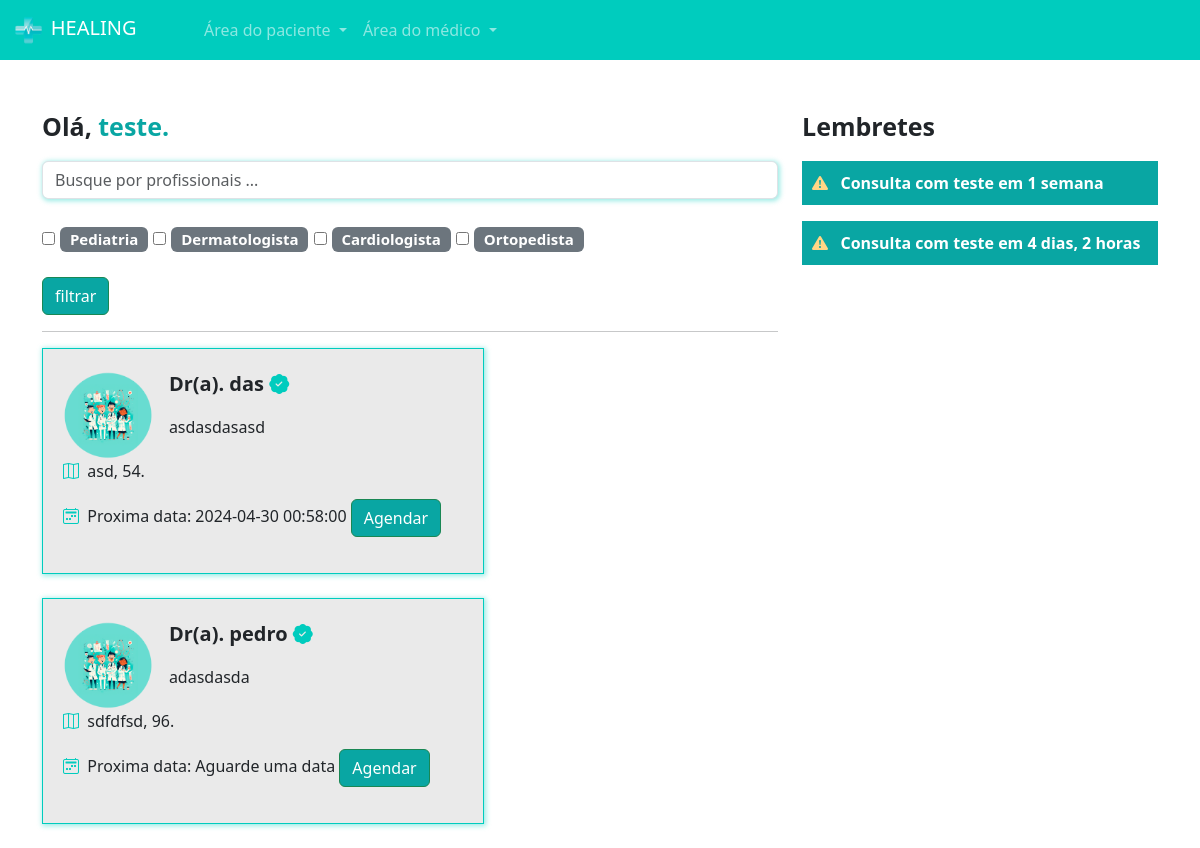
The app's page /pacientes/home/ (signed in) with its own data.
### medico/models.py (models this page shows, shortened)
class Especialidades(models.Model):
    especialidade = models.CharField(max_length= 100)

class DadosMedico(models.Model):
    crm = models.CharField(max_length=30)
    nome = models.CharField(max_length=100)
    cep = models.CharField(max_length=15)
    rua = models.CharField(max_length=100)
    bairro = models.CharField(max_length=100)
    numero = models.IntegerField()
    rg = models.ImageField(upload_to="rgs")
    cedula_identidade_medica = models.ImageField(upload_to='cim')
    foto = models.ImageField(upload_to="fotos_perfil")
    user = models.ForeignKey(User, on_delete=models.DO_NOTHING)
    descricao = models.TextField(null=True, blank=True)
    especialidade = models.ForeignKey(Especialidades, on_delete=models.DO_NOTHING, null=True, blank=True)
    valor_consulta = models.FloatField(default=100)
    @property
    def proxima_data(self):
        proxima_data = DatasAbertas.objects.filter(user= self.user).filter(data__gt=datetime.now()).filter(agendado= False).order_by('data').first
        return proxima_data

class DatasAbertas(models.Model):
    data = models.DateTimeField()
    user = models.ForeignKey(User, on_delete= models.DO_NOTHING,)
    agendado= models.BooleanField(default=False)
    def __str__(self):
        return str(self.data)

### paciente/models.py (models this page shows, shortened)
class Consulta(models.Model):
    status_choices = (
        ('A','Agendada'),
        ('F', 'Finalizada'),
        ('C', 'Cancelada'),
        ('I', 'Iniciada')
    )
    paciente = models.ForeignKey(User, on_delete= models.DO_NOTHING)
    data_aberta = models.ForeignKey(DatasAbertas, on_delete= models.DO_NOTHING)
    status = models.CharField(max_length=1, choices=status_choices, default= 'A')
    link = models.URLField(null= True,blank=True)

### paciente/views.py (the view)
# urls.py: 2. Add a URL to urlpatterns:  path('', views.home, name='home')
def home(request):
    if request.method == 'GET':
        medico_filtrar = request.GET.get('medico')
        especialidades_filtrar = request.GET.getlist('especialidades')
        medicos = DadosMedico.objects.all()
        hoje = datetime.now().date()
        proximas_consultas = Consulta.objects.filter(paciente=request.user).filter(data_aberta__data__gte= hoje + timedelta(days=1))
        if medico_filtrar:
            medicos = medicos.filter(nome__icontains=medico_filtrar)
        if especialidades_filtrar:
            medicos = medicos.filter(especialidade_id__in=especialidades_filtrar)
        especialidades = Especialidades.objects.all
        return render(request, 'home.html', {'medicos': medicos, 'especialidades': especialidades,'proximas_consultas': proximas_consultas,'hoje':hoje,'is_medico':is_medico(request.user)})

### medico/models.py (called while the page is built)
def is_medico(user):
    return DadosMedico.objects.filter(user=user).exists()

### paciente/templates/home.html
{% extends "base.html" %}
{% load static %}
{% block 'head' %}
<link rel="stylesheet" href="{% static 'medicos/css/abrir_horario.css' %}" />
<link rel="stylesheet" href="{% static 'usuarios/css/usuarios.css' %}" />
<link rel="stylesheet" href="{% static 'medicos/css/cadastro_medico.css' %}" />
<link rel="stylesheet" href="{% static 'pacientes/css/home.css' %}" />
<link
  rel="stylesheet"
  href="https://cdn.jsdelivr.net/npm/bootstrap-icons@1.11.3/font/bootstrap-icons.min.css"
/>
{% endblock 'head' %}
{% block 'body' %}
{% include "partials/navbar.html" %}
<br /><br />
<div class="container">
  <div class="row">
    <div class="col-md-8">
      <p style="font-size: 25px" class="p-bold">
        Olá, <span class="color-dark">{{request.user.username}}.</span>
      </p>
      <form action="{% url 'home' %}" post="GET">
        <input
          type="text"
          class="form-control shadow-main-color"
          placeholder="Busque por profissionais ..."
          name="medico"
        />
        <br />
        <div class="especialidades">
        {% for especialidade in especialidades %}
          <input type="checkbox" name="especialidades" value="{{especialidade.id}}" />
            <span class="badge bg-secondary">
                 {{especialidade.especialidade}}
            </span>
        {% endfor %}
        </div>
        <br />
        <input
          type="submit"
          value="filtrar"
          class="btn btn-success btn-dark-color"
        />
      </form>
      <hr />
      <div class="list-medicos">
        {% for i in medicos %}
        <div class="card-medicos shadow-main-color">
          <div class="row">
            <div class="col-md-3">
              <img src="{{i.foto.url}}" class="foto-perfil-card" alt="" />
            </div>
            <div class="col-md">
              <p style="font-size: 20px" class="p-bold">
                Dr(a). {{i.nome}}
                <i class="bi bi-patch-check-fill icon-main"></i>
              </p>
              <p>{{i.descricao}}</p>
            </div>
          </div>
          <p><i class="bi bi-map icon-main"></i>&nbsp&nbsp{{i.rua}}, {{i.numero}}.</p>
          <p>
            <i class="bi bi-calendar2-week icon-main"></i>&nbsp&nbspProxima
            data: {% if i.proxima_data%}
                    {{i.proxima_data}}
                  {% else %}
                    Aguarde uma data
                  {%endif%}
            <a href="{% url 'escolher_horario' i.id %}" class="btn btn-success btn-dark-color">Agendar</a>
          </p>
        </div>
        <br />
        {% endfor %}
      </div>
    </div>
    <div class="col-md-4">
      <p style="font-size: 25px" class="p-bold">Lembretes</p>
      {%for proxima_consulta in proximas_consultas %}
      <p class="bg-main-lembrete">
        <span class="p-bold"
          ><i class="bi bi-exclamation-triangle-fill icon-differential"></i
          >&nbsp&nbsp Consulta com {{proxima_consulta.data_aberta.user}} em
          {% with dias_restantes=proxima_consulta.data_aberta.data.date|timeuntil %}
            {{ dias_restantes}}
          {% endwith %}
          </span
        >
      </p>
      {% endfor %}
    </div>
  </div>
</div>
{% endblock 'body' %}

### templates/base.html (shortened to what this page needs)
{% load static %}
<!DOCTYPE html>
<html lang="en">
  <head>
    <link rel="stylesheet" href="{% static 'geral/css/base.css'%}">
    <link
      href="https://cdn.jsdelivr.net/npm/bootstrap@5.3.3/dist/css/bootstrap.min.css"
      rel="stylesheet"
    />
    {% block 'head' %}{% endblock 'head' %}
  </head>
  <body>
    {% block 'body' %}{% endblock 'body' %}
  </body>
</html>

### templates/partials/navbar.html (shortened to what this page needs)
{% load static %}
<nav class="navbar navbar-expand-lg navbar-dark bg-color-dark">
  <div class="container-fluid">
    <a class="navbar-brand" href="#"
      ><img
        src="{% static 'geral/img/logo.png' %}"
        width="20%"
        alt=""
      />&nbspHEALING</a
    >
    <div class="collapse navbar-collapse" id="navbarNav">
      <ul class="navbar-nav">
        <li class="nav-item dropdown">
          <a
            class="nav-link dropdown-toggle"
            href="#"
            id="navbarDropdownMenuLink"
            role="button"
            data-bs-toggle="dropdown"
            aria-expanded="false"
          >
            Área do paciente
          </a>
        </li>
        {% if is_medico %}
        <li class="nav-item dropdown">
          <a
            class="nav-link dropdown-toggle"
            href="#"
            id="navbarDropdownMenuLink"
            role="button"
            data-bs-toggle="dropdown"
            aria-expanded="false"
          >
            Área do médico
          </a>
        </li>
        {% else %}
        <li class="nav-item">
          <a class="nav-link" href="{% url 'cadastro_medico' %}">Sou médico</a>
        </li>
        {% endif %}
      </ul>
    </div>
  </div>
</nav>

### templates/static/geral/css/base.css (style rules this page uses)
:root { --main-color: #00ccbe; --dark-color: #09a6a3; --contrast-color: #ffd686; }
.bg-color-dark { background-color: var(--main-color); }
.p-bold { font-weight: bold; }
.color-dark { color: var(--dark-color); }

### templates/static/usuarios/css/usuarios.css (style rules this page uses)
.btn-dark-color { background-color: var(--dark-color); color: white; }

### templates/static/medicos/css/cadastro_medico.css (style rules this page uses)
.shadow-main-color, select { box-shadow: 1px 1px 5px 1px rgba(0, 204, 190,.4); }

### templates/static/pacientes/css/home.css (style rules this page uses)
.especialidades { font-size: 20px; }
.card-medicos { width: 60%; background-color: #EAEAEA; border: 1px solid var(--main-color); padding: 20px; Aula 2 4 }
.foto-perfil-card { width: 90px; height: 90px; border-radius: 45px; }
.icon-main { color: var(--main-color); }
.bg-main-lembrete { background-color: var(--dark-color); padding: 10px; color: white; }
.icon-differential { color: var(--contrast-color); }

### records on screen
Especialidades: especialidade "Pediatria"
Especialidades: especialidade "Dermatologista"
Especialidades: especialidade "Cardiologista"
Especialidades: especialidade "Ortopedista"
DadosMedico: foto (picture), nome "das", descricao "asdasdasasd", rua "asd", numero "54", proxima_data "2024-04-30 00:58:00"
DadosMedico: foto (picture), nome "pedro", descricao "adasdasda", rua "sdfdfsd", numero "96", shows "Aguarde uma data"
Consulta: data_aberta.user "teste", data_aberta.data "1 semana"
Consulta: data_aberta.user "teste", data_aberta.data "4 dias, 2 horas"

### other values on screen
{{ request.user.username }} "teste"
